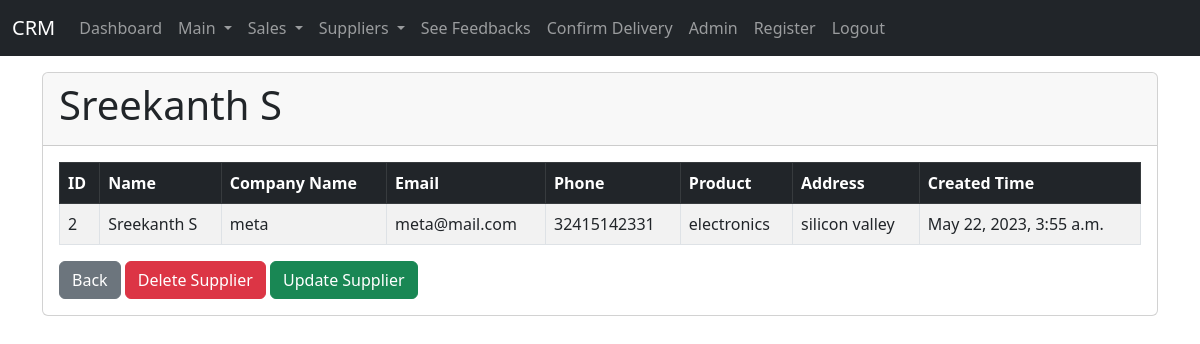
The page /features/supplier/2 (signed in) on the database its author committed.
### features/models.py (models this page shows, shortened)
class SupplierRecord(models.Model):
    created_at = models.DateTimeField(auto_now_add=True)
    name = models.CharField(max_length=100)
    company_name = models.CharField(max_length=100)
    Address = models.CharField(max_length=100)
    Product = models.CharField(max_length=100)
    email = models.EmailField()
    phone = models.CharField(max_length=100)

### features/views.py (the view)
# urls.py: path('supplier/<int:pk>', views.supplier, name='supplier'),
def supplier(request, pk):
	if request.user.is_authenticated:
		supplier_record = SupplierRecord.objects.get(id=pk)
		return render(request, 'single_supplier_record.html', {'supplier_record':supplier_record})
	else:
		messages.success(request, "You must me logged in to view this record.")
		return redirect('home_crm')

### features/templates/single_supplier_record.html
{% extends 'base.html' %}
{% block content %}
<div class="card">
    <div class="card-header">
        <h1>{{ supplier_record.name }}</h1>
    </div>
    <div class="card-body">
        <div class="table-resp">
            <table class="table table-striped table-hover table-bordered">
                <thead class="table-dark">
                    <tr>
                        <th scope="col">ID</th>
                        <th scope="col">Name</th>
                        <th scope="col">Company Name</th>
                        <th scope="col">Email</th>
                        <th scope="col">Phone</th>
                        <th scope="col">Product</th>
                        <th scope="col">Address</th>
                        <th scope="col">Created Time</th>
                    </tr>
                </thead>
                <tbody>
                    <tr>
                        <td>{{ supplier_record.id }}</td>
                        <td>{{ supplier_record.name }}</td>
                        <td>{{ supplier_record.company_name }}</td>
                        <td>{{ supplier_record.email }}</td>
                        <td>{{ supplier_record.phone }}</td>
                        <td>{{ supplier_record.Product }}</td>
                        <td>{{ supplier_record.Address }}</td>
                        <td>{{ supplier_record.created_at }}</td>
                    </tr>
                </tbody>
            </table>
            </div>
      <a href="{% url 'supplierrecords' %}" class="btn btn-secondary">Back</a>
      <a href="{% url 'delete_supplier' supplier_record.id %}" class="btn btn-danger">Delete Supplier</a>
      <a href="{% url 'update_supplier' supplier_record.id %}" class="btn btn-success">Update Supplier</a>
    </div>
  </div>
{% endblock %}

### mainpart/templates/base.html (style rules this page uses)
a { color: black; }
.table-resp { padding: 0; margin: 0; width: 100%; height: fit-content; overflow-x: scroll; }

### rows shown on the page
SupplierRecord: name "Sreekanth S", id "2", company_name "meta", email "meta@mail.com", phone "32415142331", Product "electronics", Address "silicon valley", created_at "May 22, 2023, 3:55 a.m."
